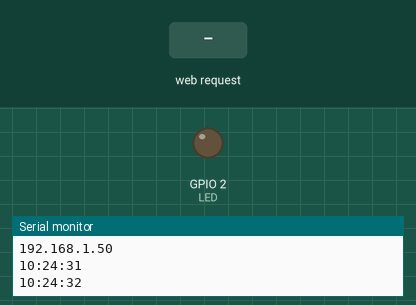
Simulated run of this sketch. Board: ESP8266 (NodeMCU). Parts: output pins drawn as LEDs (lit = HIGH), the last lines printed to the serial monitor. The inputs (shaded band) are chosen by the test bench. WiFi joins after 1.5 s; servers stay silent unless stated; network time is answered at once with the bench clock; the local clock reads 2024-03-15 10:24:30 at power-on unless the sketch sets it.

Above: at 2.7 s.
2.8 s: HTTP request GET /clic received
At 4.4 s:
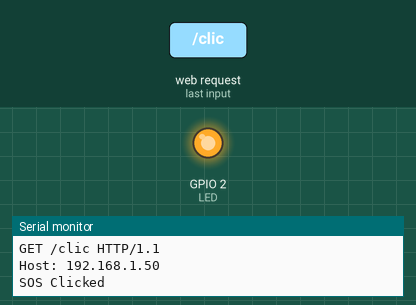
Timing chart, 0 to 13.0 s (numbered marks = the images above; inputs shaded):
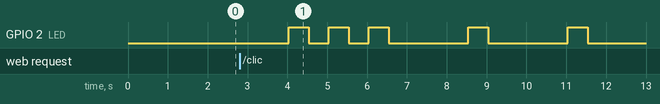

Measured:
- after the input at 2.8 s, GPIO 2 (LED): LOW → HIGH after 1.2 s, → LOW 0.50 s later, → HIGH 0.50 s later, → LOW 0.50 s later, … (10 changes in this stretch)

The sketch:

SiteWeb_css.ino
```cpp
/*********
  Rui Santos
  Complete project details at https://randomnerdtutorials.com
*********/

// Load Wi-Fi library
#include <ESP8266WiFi.h>

//get hour and date
#include <WiFiUdp.h>
#include <NTPClient.h>
WiFiUDP ntpUDP;
NTPClient timeClient(ntpUDP, "pool.ntp.org");

// CVUT network
const char* ssid     = "C4-460";
const char* password = "bez_dratu460";

// Appart network
//const char* ssid     = "Sergioleone";
//const char* password = "Sergioleone";

// Set web server port number to 80
WiFiServer server(80);

// Variable to store the HTTP request
String header;

// Auxiliar variables to store the current output state
String outputLEDState = "off";

// Assign output variables for the blue LED
#define LED 2 //Define blinking LED pin

// Current time
unsigned long currentTime = millis();
// Previous time
unsigned long previousTime = 0;
// Define timeout time in milliseconds (example: 2000ms = 2s)
const long timeoutTime = 2000;

//--------------------------------------------------------------------------Setup
void setup() {

  Serial.begin(115200);
  // Initialize the output variables as outputs
  pinMode(LED, OUTPUT); // Initialize the LED pin as an output
  // Set outputs to LOW
  digitalWrite(LED, LOW); // Turn the LED on (Note that LOW is the voltage level)

  //Hour and date
  WiFi.begin("SSID", "password");
  timeClient.begin();

  // Connect to Wi-Fi network with SSID and password
  Serial.print("Connecting to ");
  Serial.println(ssid);
  WiFi.begin(ssid, password);
  while (WiFi.status() != WL_CONNECTED) {
    delay(500);
    Serial.print(".");
  }
  // Print local IP address and start web server
  Serial.println("");
  Serial.println("WiFi connected.");
  Serial.println("IP address: ");
  Serial.println(WiFi.localIP());
  server.begin();
}

//--------------------------------------------------------------------------Loop
void loop(){

  //Hour and date
  timeClient.update();
  Serial.println(timeClient.getFormattedTime());
  delay(1000);

  WiFiClient client = server.available();   // Listen for incoming clients

  if (client) {                             // If a new client connects,
    Serial.println("New Client.");          // print a message out in the serial port
    String currentLine = "";                // make a String to hold incoming data from the client
    currentTime = millis();
    previousTime = currentTime;
    while (client.connected() && currentTime - previousTime <= timeoutTime) { // loop while the client's connected
      currentTime = millis();
      if (client.available()) {             // if there's bytes to read from the client,
        char c = client.read();             // read a byte, then
        Serial.write(c);                    // print it out the serial monitor
        header += c;
        if (c == '\n') {                    // if the byte is a newline character
          // if the current line is blank, you got two newline characters in a row.
          // that's the end of the client HTTP request, so send a response:
          if (currentLine.length() == 0) {
            // HTTP headers always start with a response code (e.g. HTTP/1.1 200 OK)
            // and a content-type so the client knows what's coming, then a blank line:
            client.println("HTTP/1.1 200 OK");
            client.println("Content-type:text/html");
            client.println("Connection: close");
            client.println();

            //-----------Begin----------------------------Actions on the LED
            if (header.indexOf("GET /5/on") >= 0) {
              Serial.println("Led on");
              outputLEDState = "on";
              digitalWrite(LED, LOW); // Turn the LED off by making the voltage HIGH
            } else if (header.indexOf("GET /5/off") >= 0) {
              Serial.println("Led off");
              outputLEDState = "off";
              digitalWrite(LED, HIGH); // Turn the LED on
            }

            else if (header.indexOf("GET /clic") >= 0) {
              Serial.println("SOS Clicked");
              //-----------------------------------------Start SOS séquence---------------
                int t=0;
                for (t=0; t<9; t++)
                  {
                      if (t<3 || t>5&&t<9)//_______________Lettre S ...
                      { digitalWrite(LED, LOW); // Turn the LED on
                        delay(500); // Wait for 0.5 seconds
                        digitalWrite(LED, HIGH); // Turn the LED off by making the voltage HIGH
                        delay(500); // Wait for 0.5 seconds
                      }
                      else //____________________Lettre O ---
                        {
                        digitalWrite(LED, LOW); // Turn the LED on
                        delay(2000); // Wait for 2 seconds
                        digitalWrite(LED, HIGH); // Turn the LED off by making the voltage HIGH
                        delay(500); // Wait for 2 seconds
                         }

                      }

                //-----------------------------------------End SOS séquence---------------
            }


            //-----------End----------------------------------Actions on the LED


            // -----------Begin----------------------------------------------------------Display the HTML web page
            client.println("<!DOCTYPE html><html>");
            client.println("<head><meta name=\"viewport\" content=\"width=device-width, initial-scale=1\">");
            client.println("<link rel=\"icon\" href=\"data:,\">");

            client.println("<style> <h1 {color: green;}"); //main title

            // CSS to style the on/off Led button
            //toggle in label designing
            client.println(".toggle {position : relative ;display : inline-block;width : 100px;height : 52px;");
            client.println("background-color: red;border-radius: 30px;border: 2px solid gray;}");
            //After slide changes
            client.println(".toggle:after {content: '';position: absolute;width: 50px;height: 50px;border-radius: 50%;}");
            client.println("background-color: gray;top: 1px;left: 1px;transition:  all 0.5s;}");
            //Toggle text
            client.println("p {font-family: Arial, Helvetica, sans-serif;font-weight: bold;}");
            //Checkbox checked effect
            client.println(".checkbox:checked + .toggle::after {left : 49px; }");
            //Checkbox checked toggle label bg color
            client.println(".checkbox:checked + .toggle {background-color: green;}");
            //Checkbox vanished
            client.println("checkbox {display : none;}");


            // CSS to style the One clic Sos button
            client.println(".sosbutton { background-color: #4682B4FF; border: none; color: white; padding: 16px 40px;");
            client.println("text-decoration: none; font-size: 30px; margin: 2px; cursor: pointer;}");
            client.println("</style>");


            client.println("</head>");

            // Web Page Heading
            client.println("<body><h1>__________________________________</h1>");
            client.println("<body><h1>____  ESP-8266 LED Controler  ____</h1>");
            client.println("<body><h1>_______________04/23______________</h1>");


            // Display current state, and ON/OFF buttons for Led
            client.println("<p>LED state = " + outputLEDState + "</p>");
            // If the outputLEDState is off, it displays the ON button
            //if (outputLEDState=="off") {
              client.println("<p><a href=\"/5/on\"><button class=\"button\">ON</button></a></p>");
            //} else {
            //  client.println("<p><a href=\"/5/off\"><button class=\"button button2\">OFF</button></a></p>");
            //}
            client.println("<br><br>");
            client.println("<input type=\"checkbox\" id=\"switch\"class=\"checkbox\" />");
            client.println("<label for=\"switch\"class=\"toggle\">");
            client.println("<p>OFF    ON</p></label>");


            //Display SOS Button
            client.println("<p>Send SOS</p>");
            client.println("<p><a href=\"/clic\"><sosbutton class=\"sosbutton\">...---...</sosbutton></a></p>");

            client.println("</body></html>");
            // -----------End----------------------------------------------------------Display the HTML web page


            // The HTTP response ends with another blank line
            client.println();
            // Break out of the while loop
            break;
          } else { // if you got a newline, then clear currentLine
            currentLine = "";
          }
        } else if (c != '\r') {  // if you got anything else but a carriage return character,
          currentLine += c;      // add it to the end of the currentLine
        }
      }
    }
    // Clear the header variable
    header = "";
    // Close the connection
    client.stop();
    Serial.println("Client disconnected.");
    Serial.println("");
  }
}
```
